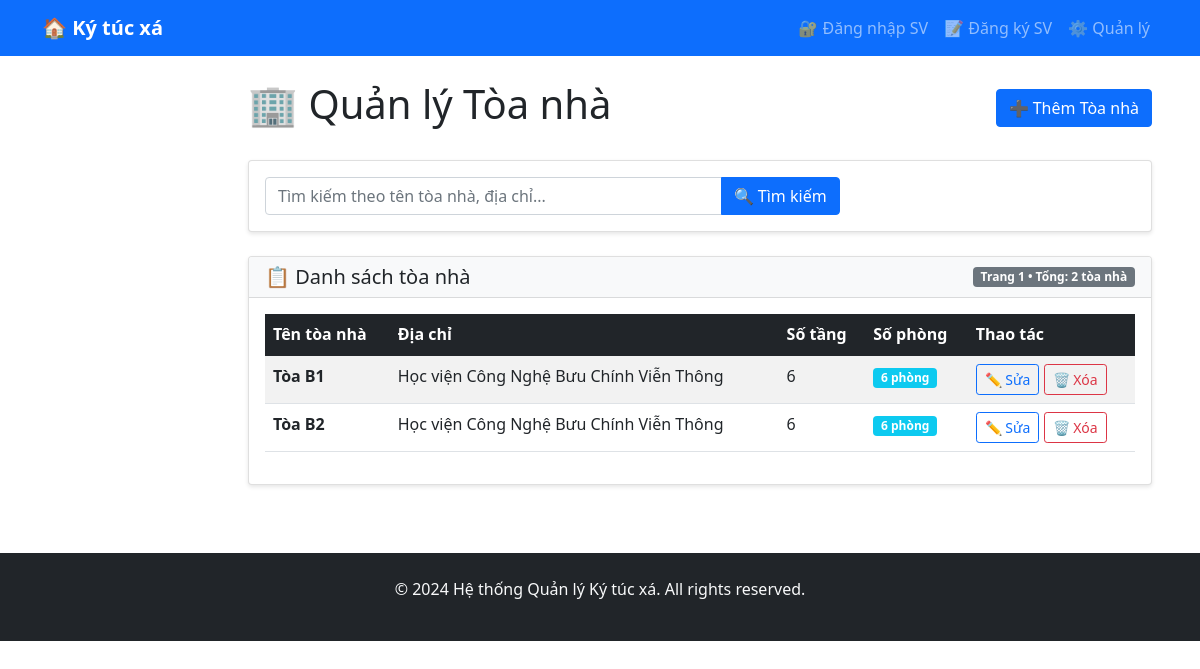
Screenshot of /buildings/ with the database file from the repository.
### dormitory/models.py (models this page shows, shortened)
class Building(models.Model):
    name = models.CharField(max_length=100)
    address = models.TextField()
    total_floors = models.IntegerField()
    description = models.TextField(blank=True)
    created_at = models.DateTimeField(auto_now_add=True)

### dormitory/views.py (the view)
# urls.py: path('buildings/', views.building_list, name='building_list'),
def building_list(request):
    buildings = Building.objects.all()
    search_query = request.GET.get('search', '')
    if search_query:
        buildings = buildings.filter(
            Q(name__icontains=search_query) |
            Q(address__icontains=search_query)
        )
    paginator = Paginator(buildings, 10)
    page_number = request.GET.get('page')
    page_obj = paginator.get_page(page_number)
    return render(request, 'dormitory/building_list.html', {
        'page_obj': page_obj,
        'search_query': search_query
    })

### dormitory/templates/dormitory/building_list.html (shortened to what this page needs)
{% extends 'base.html' %}
{% block content %}
<div class="d-flex justify-content-between align-items-center mb-4">
    <h1>🏢 Quản lý Tòa nhà</h1>
    <a href="{% url 'building_create' %}" class="btn btn-primary">➕ Thêm Tòa nhà</a>
</div>
<div class="card mb-4">
    <div class="card-body">
        <form method="get" class="row g-3 align-items-center">
            <div class="col-md-8">
                <div class="input-group">
                    <input type="text" name="search" class="form-control"
                           placeholder="Tìm kiếm theo tên tòa nhà, địa chỉ..."
                           value="{{ search_query }}">
                    <button type="submit" class="btn btn-primary">🔍 Tìm kiếm</button>
                </div>
            </div>
        </form>
    </div>
</div>
<div class="card">
    <div class="card-header bg-light">
        <div class="d-flex justify-content-between align-items-center">
            <h5 class="mb-0">📋 Danh sách tòa nhà</h5>
            <span class="badge bg-secondary">
                Trang {{ page_obj.number }} • Tổng: {{ page_obj.paginator.count }} tòa nhà
            </span>
        </div>
    </div>
    <div class="card-body">
        <div class="table-responsive">
            <table class="table table-striped table-hover">
                <thead class="table-dark">
                    <tr>
                        <th>Tên tòa nhà</th>
                        <th>Địa chỉ</th>
                        <th>Số tầng</th>
                        <th>Số phòng</th>
                        <th>Thao tác</th>
                    </tr>
                </thead>
                <tbody>
                    {% for building in page_obj %}
                    <tr>
                        <td><strong>{{ building.name }}</strong></td>
                        <td>{{ building.address|truncatewords:10 }}</td>
                        <td>{{ building.total_floors }}</td>
                        <td>
                            <span class="badge bg-info">{{ building.room_set.count }} phòng</span>
                        </td>
                        <td>
                            <a href="{% url 'building_edit' building.pk %}" class="btn btn-sm btn-outline-primary">✏️ Sửa</a>
                            <a href="{% url 'building_delete' building.pk %}" class="btn btn-sm btn-outline-danger">🗑️ Xóa</a>
                        </td>
                    </tr>
                    {% endfor %}
                </tbody>
            </table>
        </div>
    </div>
</div>
{% endblock %}

### templates/base.html (style rules this page uses)
.card { box-shadow: 0 2px 4px rgba(0, 0, 0, 0.1); margin-bottom: 20px; }

### rows the page displays
Building: name "Tòa B1", address "Học viện Công Nghệ Bưu Chính Viễn Thông", total_floors "6", room_set.count "6"
Building: name "Tòa B2", address "Học viện Công Nghệ Bưu Chính Viễn Thông", total_floors "6", room_set.count "6"

### other values shown
{{ page_obj.number }} "1"
{{ page_obj.paginator.count }} "2"
